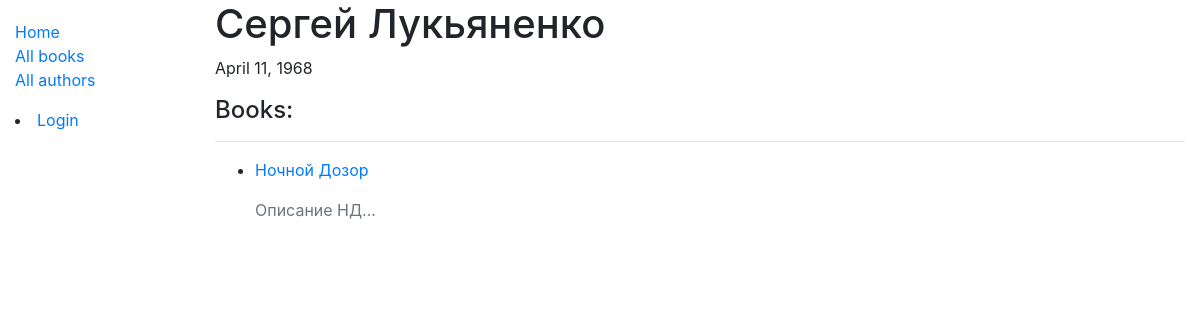
Page /catalog/authors/1 on the committed database.
### catalog/models.py (models this page shows, shortened)
class Author(models.Model):
    first_name = models.CharField(max_length=50)
    last_name = models.CharField(max_length=50)
    date_of_birth = models.DateField(null=True, blank=True)
    date_of_death = models.DateField('Died', null=True, blank=True)
    def __str__(self):
        return '%s %s' % (self.first_name, self.last_name)

class Book(models.Model):
    title = models.CharField(max_length=80, help_text="Enter a book name here")
    author = models.ForeignKey('Author', on_delete=models.SET_NULL, null=True)
    language = models.ForeignKey('Language', on_delete=models.SET_NULL, null=True)
    summary = models.TextField(max_length=1000, help_text="Enter a description of the book")
    isbn = models.CharField('ISBN', max_length=13,
                            help_text='13 Character <a href="https://www.isbn-international.org/content/what-isbn">ISBN number</a>')
    genre = models.ManyToManyField(Genre, help_text="Select a genre for this book")
    def __str__(self):
        return self.title
    def get_absolute_url(self):
        return reverse('book-detail', args=[str(self.id)])

### catalog/views.py (the view)
# urls.py: path('authors/<pk>', views.AuthorDetailView.as_view(), name='author-detail')
class AuthorDetailView(DetailView):
    model = Author
    context_object_name = 'author'
    template_name = 'authors/author_detail.html'

### templates/authors/author_detail.html (shortened to what this page needs)
{% extends 'basic.html' %}
{% block content %}
    <h1>{{ author }}</h1>
    <p>{{ author.date_of_birth }}{% if author.date_of_death %} - {{ author.date_of_death }}{% endif %}</p>
    {% if author.book_set.all %}
        <h4>Books:</h4>
        <hr>
        <ul>
            {% for book in author.book_set.all %}
                <li>
                    <p class="text text-info"><a href="{{ book.get_absolute_url }}">{{ book }}</a></p>
                    <p class="text text-muted">{{ book.summary }}</p>
                </li>
            {% endfor %}
        </ul>
    {% else %}
        <p class="text text-muted">There is no books by this author</p>
    {% endif %}
{% endblock %}

### rows in the picture
Author: first_name+last_name "Сергей Лукьяненко", date_of_birth "April 11, 1968"
Book: title "Ночной Дозор", summary "Описание НД..."
